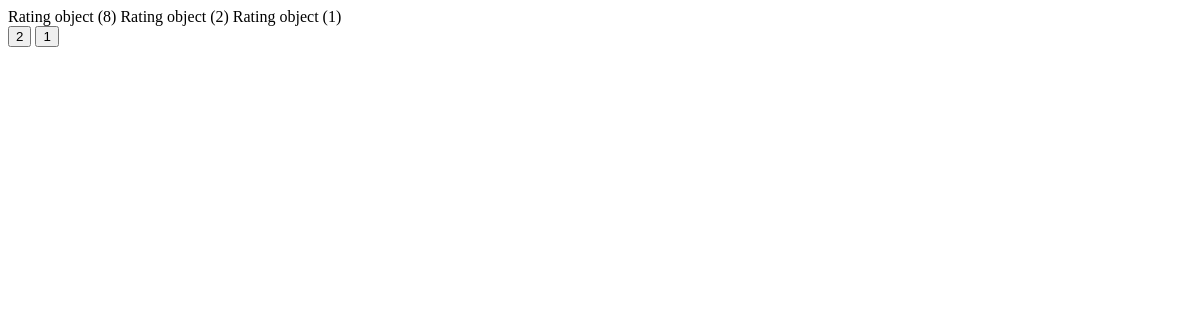
Page /pagination_example/ on the earlier database version.
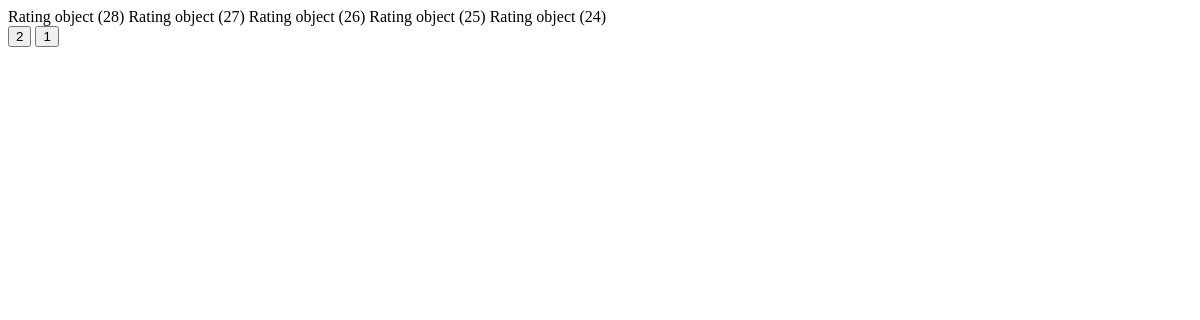
Same page on the later database version.
### rating/models.py (models this page shows)
class Rating(models.Model):
    class Rate(models.IntegerChoices):
        ONE_STAR = 1
        TWO_STAR = 2
        THREE_STAR = 3
        FOUR_STAR = 4
        FIVE_STAR = 5
    class Meta:
        ordering = ["-date"]
    name = models.CharField(max_length=30)
    text = models.TextField(blank = False)
    date = models.DateTimeField(auto_now_add=True)
    rate = models.IntegerField(null=True, blank=True)

### pagination_example/views.py (the view)
# urls.py: path('pagination_example/', pagination_view)
def pagination_view(request, *args, **kwargs):
    qs = Rating.objects.all()
    page = int(request.GET.get('page', 1))
    paginate_by = 5
    start_index = (page*paginate_by) - paginate_by
    end_index = page*paginate_by
    return render(request, 'pagination_example/pagination_example.html', {'data_list':qs[start_index:end_index], 'previous_page':page-1 or 1, 'next_page':page+1, 'page':page})

### templates/pagination_example/pagination_example.html
{% for d in data_list %}
    {{ d }}
{% endfor %}
<form action="/pagination_example/" method="get">
    <input type="submit" name="page" value="{{ next_page }}">
    <input type="submit" name="page" value="{{ previous_page }}">
</form>

Differences in the rows shown:
no longer on this page (row unchanged): Rating: id "Rating object (2)"
no longer on this page (row unchanged): Rating: id "Rating object (1)"
added Rating: id "Rating object (27)"
added Rating: id "Rating object (26)"
added Rating: id "Rating object (25)"
added Rating: id "Rating object (24)"
Other differences:
text written by a page script: "Rating object (8)" → "Rating object (28)"
